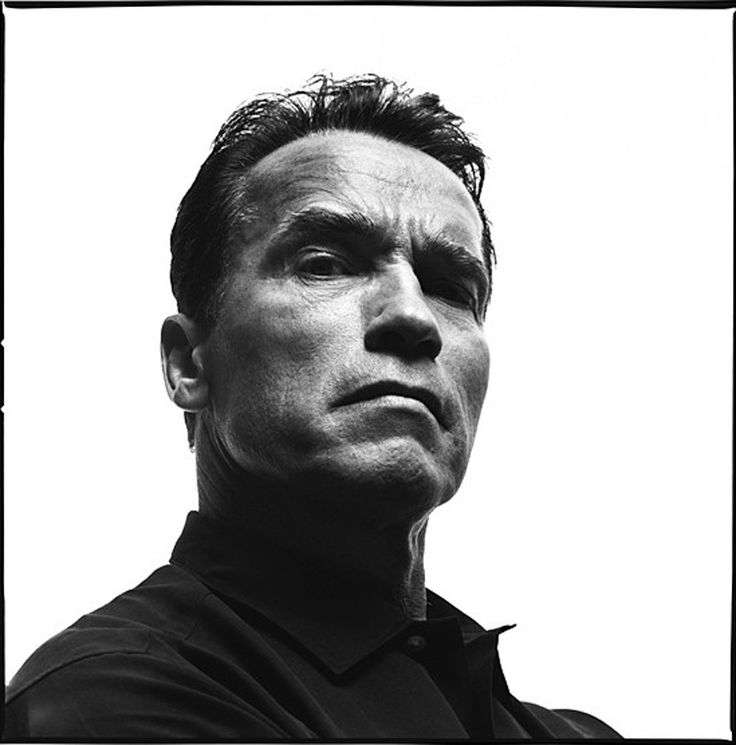
#> input picture imgs/arnold_avedon.jpg, 736 x 745 px
$ python image2chars.py
#> lines starting #> are read from the running program, lines starting #| are printed output that depends on the picture
# Given an image, return a grayscale version of it using characters.

from PIL import Image
import numpy as np
import math
import cv2

def main():
    # Constants:
    # Input image constants:
    IMAGE_NAME = "arnold_avedon.jpg"
    PATH2IMG = "imgs/"
    FULL_PATH2IMG = PATH2IMG + IMAGE_NAME
    WIDTH_DOWNSIZED = 200

    # Output image constants:
    WIDTH_OUTPUT_IMG = 1500
    FONT = cv2.FONT_HERSHEY_SIMPLEX
    FONTSCALE = 0.4
    COLOR = (0, 0, 0) # BGR
    THICKNESS = 1
    DELTA = 8

    # Char dict:
    CHARS = {
    0:'@*',
    1:'#',
    2:'%',
    3:'&',
    4:'$',
    5:'/',
    6:';',
    7:',',
    8:'.',
    9:' '}

    # Get the image to convert to characters:
    img = Image.open(FULL_PATH2IMG).convert('L')
    img_width = img.size[0]
#> img_width = 736
    img_height = img.size[1]
#> img_height = 745
    img_aspect_ratio = img_height/img_width
#> img_aspect_ratio = 1.01

    # Parameters of the resulting image:
    width = WIDTH_OUTPUT_IMG
    height = int(width/img_aspect_ratio)
#> height = 1481

    # Downsize the image:
    img = img.resize((WIDTH_DOWNSIZED, int(WIDTH_DOWNSIZED*img_aspect_ratio)))
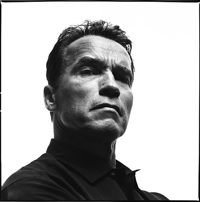
#> img: PIL image 200x202 L; min 0, max 255, mean 174.5
    img_width = img.size[0]
#> img_width = 200
    img_height = img.size[1]
#> img_height = 202

    # Create a blank image which will contain the characters:
    img2 = 255*np.ones((width, height,1), dtype=np.uint8)

    character = ''
    org = (0,0)
    for i in range(img_width):
        for j in range(img_height):
            coordinates = (i,j)
            value = img.getpixel(coordinates)
            org = (i*DELTA,j*DELTA)
            dict_key = math.floor((len(CHARS)-1)*value/255)
            character = CHARS[dict_key]
            img2 = cv2.putText(img2, character, org, FONT, FONTSCALE, COLOR, THICKNESS, cv2.LINE_AA)
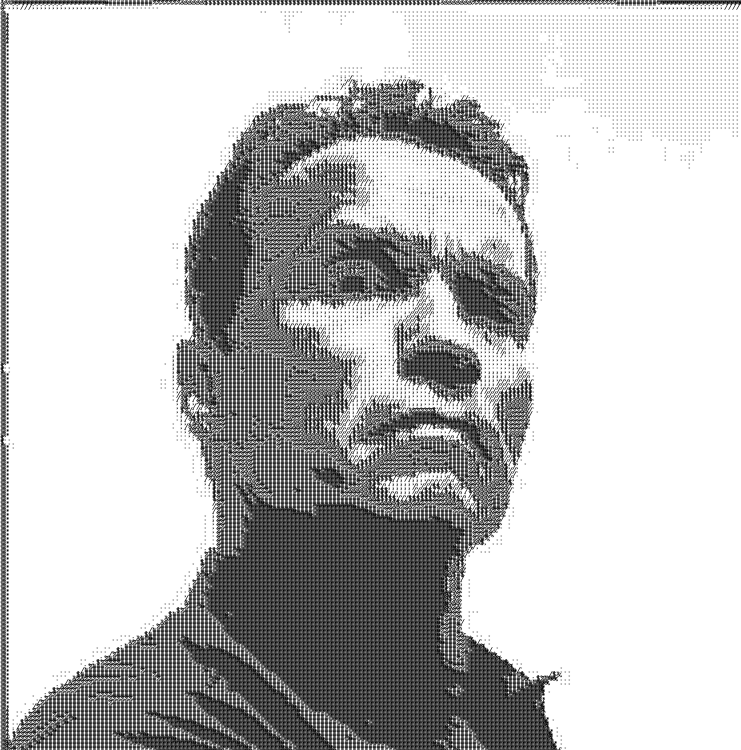
#> img2: shape (1500, 1481, 1) (shown at 1/2 size); min 0, max 255, mean 194.5

    # Save the image
    name, extension = FULL_PATH2IMG.split(".")
    cv2.imwrite(name + "_ascii." + extension, img2)

if __name__ == "__main__":
    main()

$ run again, with imgs/face2_ascii.jpg copied over imgs/arnold_avedon.jpg
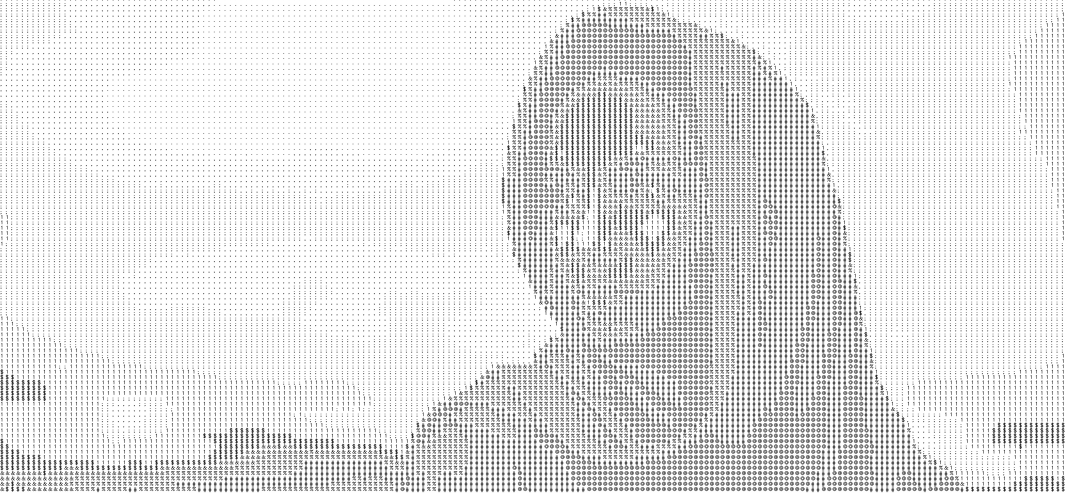
#> input picture imgs/face2_ascii.jpg, 3195 x 1500 px (shown at 1/3 size)
#> in main, img is the input picture: PIL image 3195x1500 L; min 0, max 255, mean 229.1
#> in main, `img = img.resize((WIDTH_DOWNSIZED, int(WIDTH_DOWNSIZED*img_aspect_rati..`:
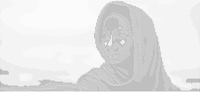
#> img: PIL image 200x93 L; min 180, max 255, mean 229
#> after the loop in main, `for i in range(img_width):`:
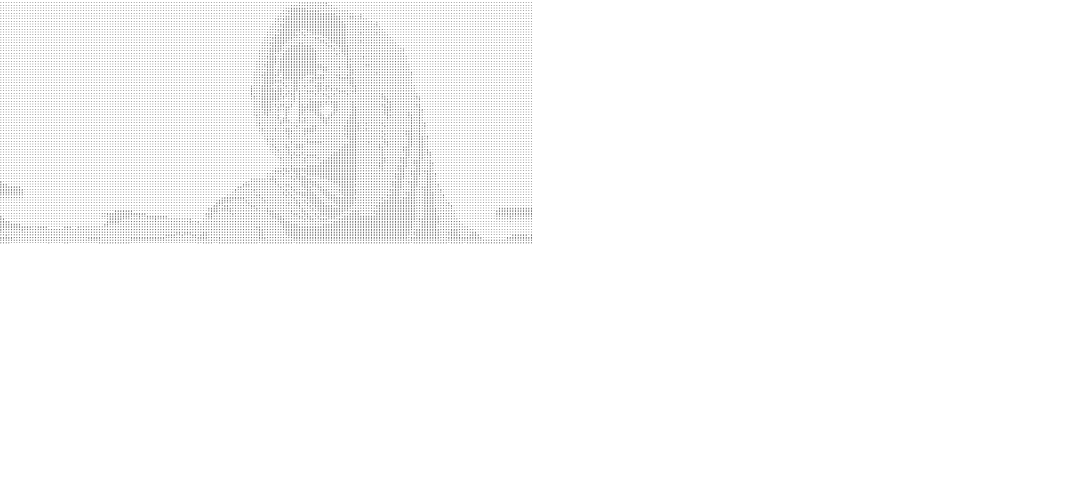
#> img2: shape (1500, 3195, 1) (shown at 1/3 size); min 33, max 255, mean 250.6
